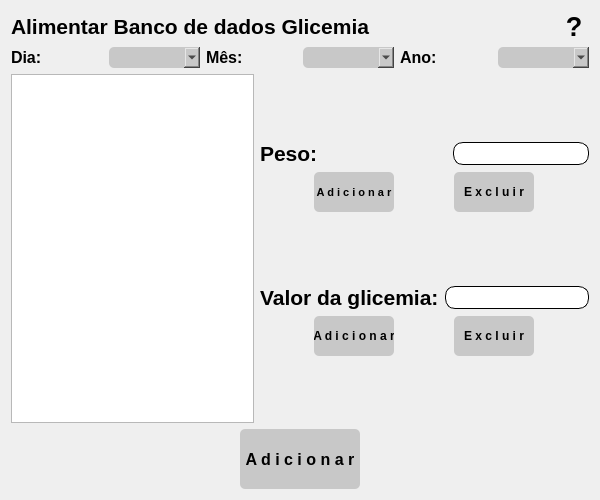
<?xml version="1.0" encoding="UTF-8"?>
<ui version="4.0">
 <class>Form</class>
 <widget class="QWidget" name="Form">
  <property name="geometry">
   <rect>
    <x>0</x>
    <y>0</y>
    <width>600</width>
    <height>500</height>
   </rect>
  </property>
  <property name="minimumSize">
   <size>
    <width>600</width>
    <height>400</height>
   </size>
  </property>
  <property name="maximumSize">
   <size>
    <width>600</width>
    <height>500</height>
   </size>
  </property>
  <property name="cursor">
   <cursorShape>ArrowCursor</cursorShape>
  </property>
  <property name="windowTitle">
   <string>Form</string>
  </property>
  <property name="styleSheet">
   <string notr="true">QPushButton#adicionar_peso, #excluir_peso, #adicionar_glicemia, #excluir_glicemia, #adicionar_banco_dados{
background-color: rgb(200, 200, 200);
border-radius: 5px
}
QPushButton#adicionar_peso:hover, #excluir_peso:hover, #adicionar_glicemia:hover, #excluir_glicemia:hover, #adicionar_banco_dados:hover{
background-color: rgba(145, 207, 230, 200)
}
QPushButton#adicionar_peso:pressed, #excluir_peso:pressed, #adicionar_glicemia:pressed, #excluir_glicemia:pressed, #adicionar_banco_dados:pressed{
background-color: rgba(150, 150, 150, 255);
padding-top: 2px;
}

QLineEdit#linha_peso, #linha_glicemia{
border-radius: 10px;
border: 1px solid rgb(0, 0, 0)
}
QLineEdit#linha_peso:hover, #linha_glicemia:hover{
background-color: rgba(147, 207, 230, 100)
}

QComboBox#combo_dia, #combo_mes, #combo_ano{
background-color: rgb(200, 200, 200);
border-radius: 5px
}
QComboBox#combo_dia:hover, #combo_mes:hover, #combo_ano:hover{
background-color: rgba(147, 207, 230, 200)
}</string>
  </property>
  <layout class="QVBoxLayout" name="verticalLayout_4">
   <item>
    <layout class="QHBoxLayout" name="horizontalLayout_4">
     <item>
      <widget class="QLabel" name="label">
       <property name="font">
        <font>
         <pointsize>16</pointsize>
         <weight>75</weight>
         <bold>true</bold>
        </font>
       </property>
       <property name="text">
        <string>Alimentar Banco de dados Glicemia</string>
       </property>
      </widget>
     </item>
     <item>
      <widget class="QPushButton" name="ajuda">
       <property name="minimumSize">
        <size>
         <width>30</width>
         <height>30</height>
        </size>
       </property>
       <property name="maximumSize">
        <size>
         <width>30</width>
         <height>30</height>
        </size>
       </property>
       <property name="font">
        <font>
         <pointsize>20</pointsize>
         <weight>75</weight>
         <bold>true</bold>
        </font>
       </property>
       <property name="cursor">
        <cursorShape>PointingHandCursor</cursorShape>
       </property>
       <property name="styleSheet">
        <string notr="true">QPushButton#ajuda{
background-color: rgba(0, 0, 0, 0);
border-radius: 10px
}
QPushButton#ajuda:hover{
background-color: rgba(145, 207, 230, 200)
}
QPushButton#ajuda:pressed{
padding-top: 2px
}
</string>
       </property>
       <property name="text">
        <string>?</string>
       </property>
      </widget>
     </item>
    </layout>
   </item>
   <item>
    <layout class="QHBoxLayout" name="horizontalLayout_10">
     <item>
      <layout class="QHBoxLayout" name="horizontalLayout_7">
       <item>
        <widget class="QLabel" name="label_4">
         <property name="font">
          <font>
           <pointsize>12</pointsize>
           <weight>75</weight>
           <bold>true</bold>
          </font>
         </property>
         <property name="text">
          <string>Dia:</string>
         </property>
        </widget>
       </item>
       <item>
        <widget class="QComboBox" name="combo_dia">
         <property name="font">
          <font>
           <pointsize>12</pointsize>
          </font>
         </property>
        </widget>
       </item>
      </layout>
     </item>
     <item>
      <layout class="QHBoxLayout" name="horizontalLayout_8">
       <item>
        <widget class="QLabel" name="label_5">
         <property name="font">
          <font>
           <pointsize>12</pointsize>
           <weight>75</weight>
           <bold>true</bold>
          </font>
         </property>
         <property name="text">
          <string>Mês:</string>
         </property>
        </widget>
       </item>
       <item>
        <widget class="QComboBox" name="combo_mes">
         <property name="font">
          <font>
           <pointsize>12</pointsize>
          </font>
         </property>
        </widget>
       </item>
      </layout>
     </item>
     <item>
      <layout class="QHBoxLayout" name="horizontalLayout_9">
       <item>
        <widget class="QLabel" name="label_6">
         <property name="font">
          <font>
           <pointsize>12</pointsize>
           <weight>75</weight>
           <bold>true</bold>
          </font>
         </property>
         <property name="text">
          <string>Ano:</string>
         </property>
        </widget>
       </item>
       <item>
        <widget class="QComboBox" name="combo_ano">
         <property name="font">
          <font>
           <pointsize>12</pointsize>
          </font>
         </property>
        </widget>
       </item>
      </layout>
     </item>
    </layout>
   </item>
   <item>
    <layout class="QHBoxLayout" name="horizontalLayout_6">
     <item>
      <widget class="QListWidget" name="lista_valores">
       <property name="font">
        <font>
         <family>MS Shell Dlg 2</family>
         <pointsize>20</pointsize>
         <weight>75</weight>
         <bold>true</bold>
        </font>
       </property>
      </widget>
     </item>
     <item>
      <layout class="QVBoxLayout" name="verticalLayout_3">
       <item>
        <layout class="QVBoxLayout" name="verticalLayout">
         <item>
          <layout class="QHBoxLayout" name="horizontalLayout">
           <item>
            <widget class="QLabel" name="label_2">
             <property name="font">
              <font>
               <pointsize>16</pointsize>
               <weight>75</weight>
               <bold>true</bold>
              </font>
             </property>
             <property name="text">
              <string>Peso:</string>
             </property>
            </widget>
           </item>
           <item>
            <spacer name="horizontalSpacer">
             <property name="orientation">
              <enum>Qt::Horizontal</enum>
             </property>
             <property name="sizeType">
              <enum>QSizePolicy::Preferred</enum>
             </property>
             <property name="sizeHint" stdset="0">
              <size>
               <width>135</width>
               <height>20</height>
              </size>
             </property>
            </spacer>
           </item>
           <item>
            <widget class="QLineEdit" name="linha_peso">
             <property name="font">
              <font>
               <family>MS Shell Dlg 2</family>
               <pointsize>12</pointsize>
              </font>
             </property>
            </widget>
           </item>
          </layout>
         </item>
         <item>
          <layout class="QHBoxLayout" name="horizontalLayout_2">
           <item>
            <widget class="QPushButton" name="adicionar_peso">
             <property name="minimumSize">
              <size>
               <width>80</width>
               <height>40</height>
              </size>
             </property>
             <property name="maximumSize">
              <size>
               <width>80</width>
               <height>40</height>
              </size>
             </property>
             <property name="font">
              <font>
               <pointsize>8</pointsize>
               <weight>75</weight>
               <bold>true</bold>
              </font>
             </property>
             <property name="cursor">
              <cursorShape>PointingHandCursor</cursorShape>
             </property>
             <property name="text">
              <string>A d i c i o n a r</string>
             </property>
            </widget>
           </item>
           <item>
            <widget class="QPushButton" name="excluir_peso">
             <property name="minimumSize">
              <size>
               <width>80</width>
               <height>40</height>
              </size>
             </property>
             <property name="maximumSize">
              <size>
               <width>80</width>
               <height>40</height>
              </size>
             </property>
             <property name="font">
              <font>
               <weight>75</weight>
               <bold>true</bold>
              </font>
             </property>
             <property name="cursor">
              <cursorShape>PointingHandCursor</cursorShape>
             </property>
             <property name="text">
              <string>E x c l u i r</string>
             </property>
            </widget>
           </item>
          </layout>
         </item>
        </layout>
       </item>
       <item>
        <layout class="QVBoxLayout" name="verticalLayout_2">
         <item>
          <layout class="QHBoxLayout" name="horizontalLayout_3">
           <item>
            <widget class="QLabel" name="label_3">
             <property name="font">
              <font>
               <pointsize>16</pointsize>
               <weight>75</weight>
               <bold>true</bold>
              </font>
             </property>
             <property name="text">
              <string>Valor da glicemia:</string>
             </property>
            </widget>
           </item>
           <item>
            <widget class="QLineEdit" name="linha_glicemia">
             <property name="font">
              <font>
               <pointsize>12</pointsize>
              </font>
             </property>
            </widget>
           </item>
          </layout>
         </item>
         <item>
          <layout class="QHBoxLayout" name="horizontalLayout_5">
           <item>
            <widget class="QPushButton" name="adicionar_glicemia">
             <property name="minimumSize">
              <size>
               <width>80</width>
               <height>40</height>
              </size>
             </property>
             <property name="maximumSize">
              <size>
               <width>80</width>
               <height>40</height>
              </size>
             </property>
             <property name="font">
              <font>
               <weight>75</weight>
               <bold>true</bold>
              </font>
             </property>
             <property name="cursor">
              <cursorShape>PointingHandCursor</cursorShape>
             </property>
             <property name="text">
              <string>A d i c i o n a r</string>
             </property>
            </widget>
           </item>
           <item>
            <widget class="QPushButton" name="excluir_glicemia">
             <property name="minimumSize">
              <size>
               <width>80</width>
               <height>40</height>
              </size>
             </property>
             <property name="maximumSize">
              <size>
               <width>80</width>
               <height>40</height>
              </size>
             </property>
             <property name="font">
              <font>
               <weight>75</weight>
               <bold>true</bold>
              </font>
             </property>
             <property name="cursor">
              <cursorShape>PointingHandCursor</cursorShape>
             </property>
             <property name="text">
              <string>E x c l u i r</string>
             </property>
            </widget>
           </item>
          </layout>
         </item>
        </layout>
       </item>
      </layout>
     </item>
    </layout>
   </item>
   <item alignment="Qt::AlignHCenter">
    <widget class="QPushButton" name="adicionar_banco_dados">
     <property name="minimumSize">
      <size>
       <width>120</width>
       <height>60</height>
      </size>
     </property>
     <property name="maximumSize">
      <size>
       <width>120</width>
       <height>60</height>
      </size>
     </property>
     <property name="font">
      <font>
       <pointsize>12</pointsize>
       <weight>75</weight>
       <bold>true</bold>
      </font>
     </property>
     <property name="cursor">
      <cursorShape>PointingHandCursor</cursorShape>
     </property>
     <property name="text">
      <string>A d i c i o n a r</string>
     </property>
    </widget>
   </item>
  </layout>
 </widget>
 <resources/>
 <connections/>
</ui>
